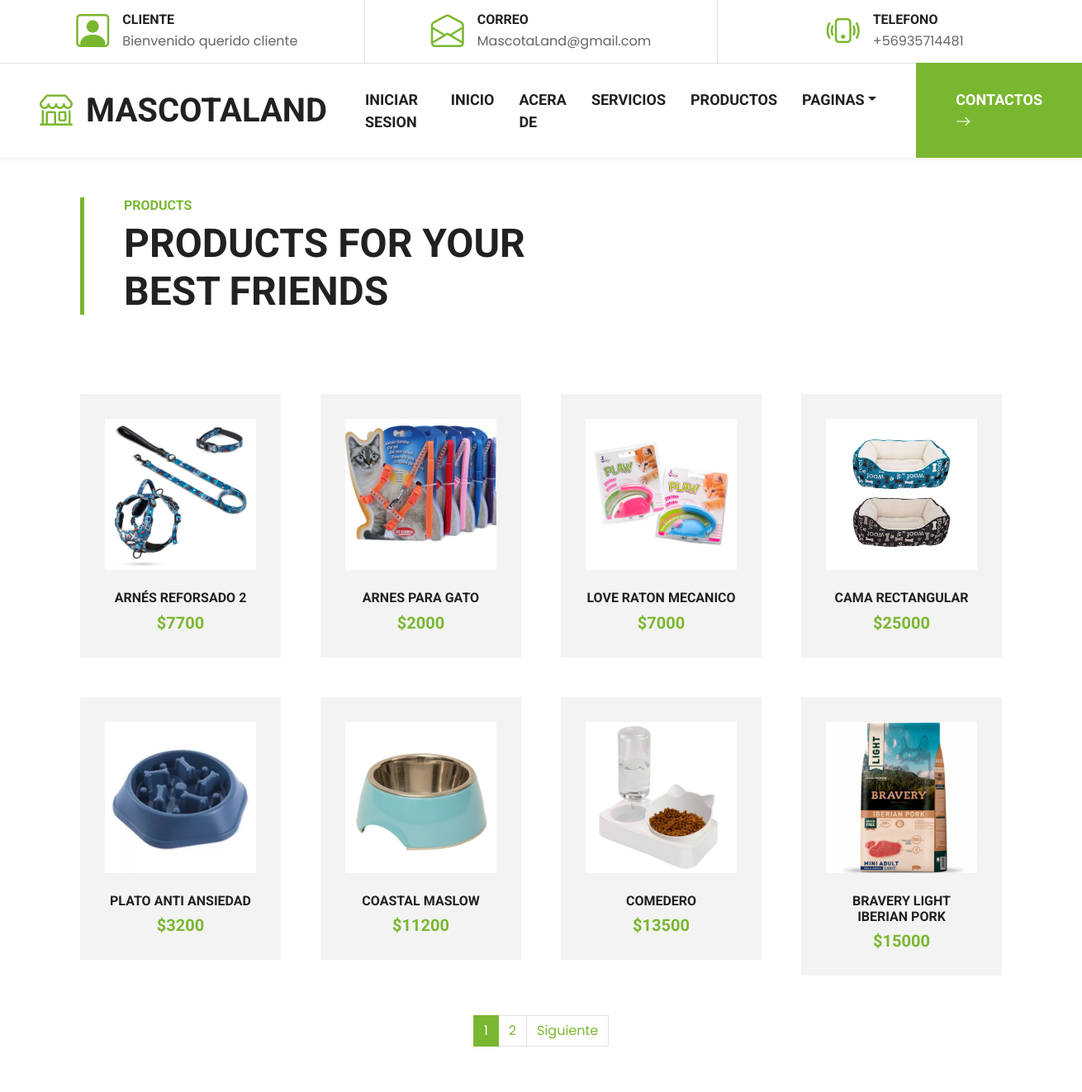
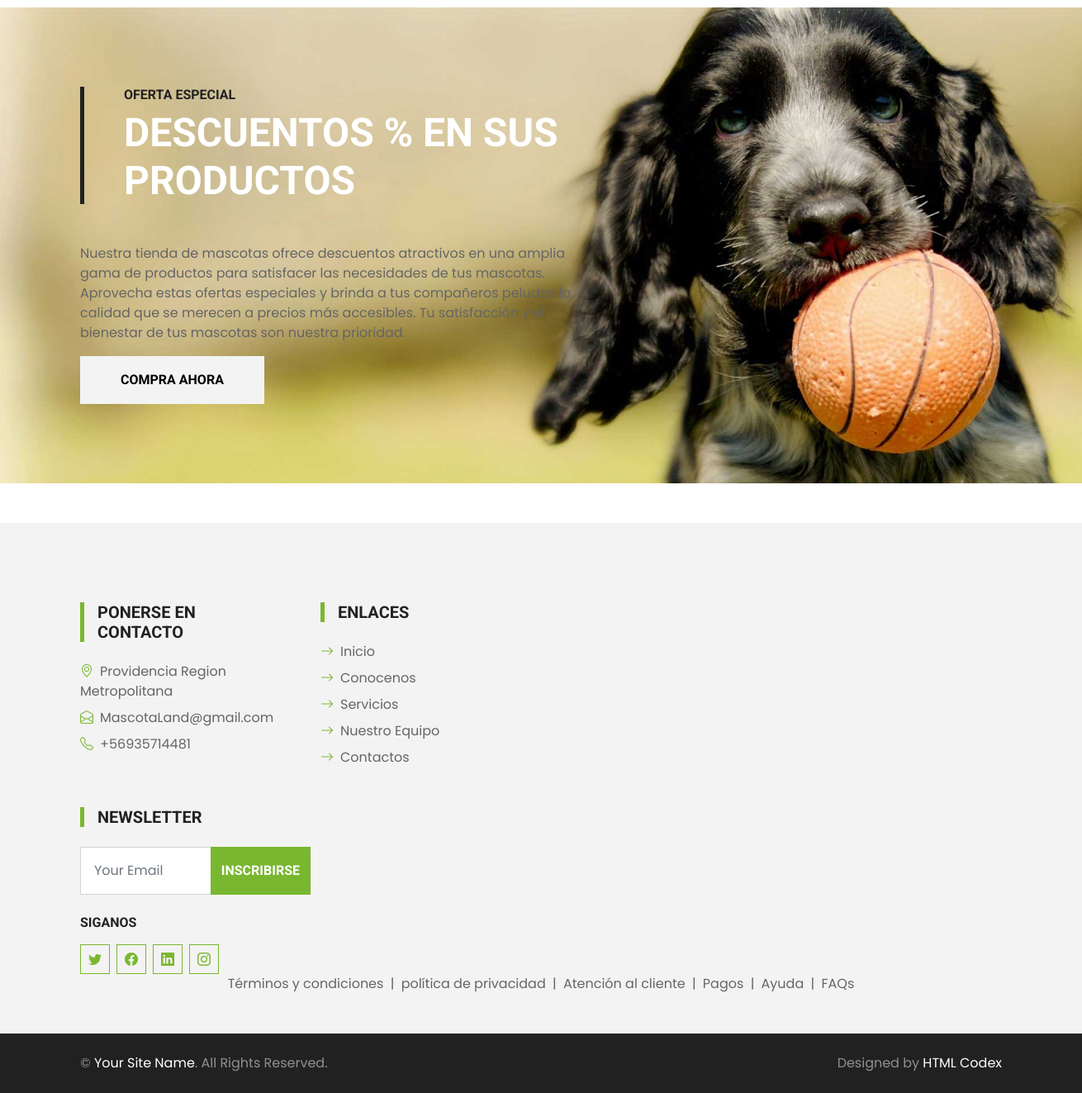
The app's page /product/ with its own data (2 pictures, top to bottom).
### core/models.py (models this page shows, shortened)
class Producto(models.Model):
    nombre = models.CharField(max_length=50)
    precio = models.IntegerField()
    stock = models.IntegerField()
    descripcion = models.CharField(max_length=250)
    tipo = models.ForeignKey(TipoProducto, on_delete=models.CASCADE)
    imagen = models.ImageField(null=True,blank=True)
    vigente = models.BooleanField()

### core/views.py (the view)
# urls.py: path('product/', product, name="product"),
def product(request):
    productosAll = Producto.objects.all() # SELECT * FROM producto
    page = request.GET.get('page', 1) # OBTENEMOS LA VARIABLE DE LA URL, SI NO EXISTE NADA DEVUELVE 1
    try:
        paginator = Paginator(productosAll, 8)
        productosAll = paginator.page(page)
    except:
        raise Http404
    data = {
        'listado': productosAll,
        'paginator': paginator
    }
    return render(request, 'core/product.html', data)

### core/templates/core/product.html (shortened to what this page needs)
{% extends 'core/base.html' %}
{% load static %}
{% block contenido %}
<div class="container-fluid py-5">
    <div class="container">
      <div class="border-start border-5 border-primary ps-5 mb-5" style="max-width: 600px">
        <h6 class="text-primary text-uppercase">Products</h6>
        <h1 class="display-5 text-uppercase mb-0">
          Products For Your Best Friends
        </h1>
      </div>
    </div>
  </div>
  <div class="container">
    <div class="row gx-5 justify-content-start">
      {% for aux in listado %} {% if aux.vigente == 1 %}
      <div class="col-md-6 col-lg-3">
        <div class="product">
          <div class="pb-5">
            <div class="product-item position-relative bg-light d-flex flex-column text-center">
              {% if aux.imagen %}
              <img class="img-fluid mb-4" src="{{ aux.imagen.url }}" alt="Imagen no encontrada if" />
              {% else %}
              <img class="img-fluid mb-4" src="{% static 'core/img/about.jpg' %}" alt="Imagen no encontrada else" />
              {% endif %}
              <h6 class="text-uppercase">{{ aux.nombre }}</h6>
              <h5 class="text-primary mb-0">${{ aux.precio }}</h5>
            </div>
          </div>
        </div>
      </div>
      {% endif %} {% endfor %}
    </div>
    {% include 'core/paginator.html' %}
  </div>
<div class="container-fluid bg-offer my-5 py-5">
  <div class="container py-5">
    <div class="row gx-5 justify-content-start">
      <div class="col-lg-7">
        <div class="border-start border-5 border-dark ps-5 mb-5">
          <h6 class="text-dark text-uppercase">Oferta especial</h6>
          <h1 class="display-5 text-uppercase text-white mb-0">
            Descuentos % En sus Productos
          </h1>
        </div>
        <p class="text-white mb-4">
          <div class="d-flex align-items-center justify-content-between mb-1">
            <span>Nuestra tienda de mascotas ofrece descuentos atractivos en una amplia gama de productos para satisfacer las necesidades de tus mascotas. Aprovecha estas ofertas especiales y brinda a tus compañeros peludos la calidad que se merecen a precios más accesibles. Tu satisfacción y el bienestar de tus mascotas son nuestra prioridad.
            </span>
          </div>
        </p>
        <a href="{% url 'price'%}" class="btn btn-light py-md-3 px-md-5 me-3">Compra ahora</a>
      </div>
    </div>
  </div>
</div>
{% endblock %}

### core/templates/core/base.html (shortened to what this page needs)
{% load static %}
<!DOCTYPE html>
<html lang="en">
<head>
    <link href="https://cdn.jsdelivr.net/npm/bootstrap-icons@1.4.1/font/bootstrap-icons.css" rel="stylesheet">
    <link href="{% static 'core/lib/flaticon/font/flaticon.css' %}" rel="stylesheet">
    <link href="{% static 'core/lib/owlcarousel/assets/owl.carousel.min.css' %}" rel="stylesheet">
    <link href="{% static 'core/css/bootstrap.min.css' %}" rel="stylesheet">
    <link href="{% static 'core/css/style.css' %}" rel="stylesheet">
</head>
<body>
    <div class="container-fluid border-bottom d-none d-lg-block">
        <div class="row gx-0">
            <div class="col-lg-4 text-center py-2">
                <div class="d-inline-flex align-items-center">
                    <i class="bi bi-person-square fs-1 text-primary me-3"></i>
                    <div class="text-start">
                        <h6 class="text-uppercase mb-1">Cliente</h6>
                        {% if user.is_authenticated %}
                        <span>Bienvenido: {{user.username}}</span>
                        {% else %}
                        <span>Bienvenido querido cliente </span>
                        {% endif %}
                    </div>
                </div>
            </div>
            <div class="col-lg-4 text-center border-start border-end py-2">
                <div class="d-inline-flex align-items-center">
                    <i class="bi bi-envelope-open fs-1 text-primary me-3"></i>
                    <div class="text-start">
                        <h6 class="text-uppercase mb-1">Correo</h6>
                        <span>MascotaLand@gmail.com</span>
                    </div>
                </div>
            </div>
            <div class="col-lg-4 text-center py-2">
                <div class="d-inline-flex align-items-center">
                    <i class="bi bi-phone-vibrate fs-1 text-primary me-3"></i>
                    <div class="text-start">
                        <h6 class="text-uppercase mb-1">Telefono</h6>
                        <span>+56935714481</span>
                    </div>
                </div>
            </div>
        </div>
    </div>
    <nav class="navbar navbar-expand-lg bg-white navbar-light shadow-sm py-3 py-lg-0 px-3 px-lg-0">
        <a href="{% url 'index'%}" class="navbar-brand ms-lg-5">
            <h1 class="m-0 text-uppercase text-dark"><i class="bi bi-shop fs-1 text-primary me-3"></i>MascotaLand</h1>
        </a>
        <div class="collapse navbar-collapse" id="navbarCollapse">
            <div class="navbar-nav ms-auto py-0">
                {% if user.is_authenticated %}
                <a href="{% url 'logout' %}" class="nav-item nav-link ">Cerrar sesion</a>
                {% else %}
                <a href="{% url 'login' %}" class="nav-item nav-link ">Iniciar sesion</a>
                {% endif %}
                <a href="{% url 'index'%}" class="nav-item nav-link ">Inicio</a>
                <a href="{% url 'about'%}" class="nav-item nav-link">Acera De</a>
                <a href="{% url 'service'%}" class="nav-item nav-link">Servicios</a>
                <a href="{% url 'product'%}" class="nav-item nav-link">Productos</a>
                <div class="nav-item dropdown">
                    <a href="#" class="nav-link dropdown-toggle" data-bs-toggle="dropdown">Paginas</a>
                </div>
                <a href="{% url 'contact' %}" class="nav-item nav-link nav-contact bg-primary text-white px-5 ms-lg-5">Contactos
                    <i class="bi bi-arrow-right"></i></a>
            </div>
        </div>
    </nav>
    {% block contenido %}
    {% endblock %}
    <div class="container-fluid bg-light mt-5 py-5">
        <div class="container pt-5">
            <div class="row g-5">
                <div class="col-lg-3 col-md-6">
                    <h5 class="text-uppercase border-start border-5 border-primary ps-3 mb-4">Ponerse en contacto</h5>
                    <p class="mb-2"><i class="bi bi-geo-alt text-primary me-2"></i>Providencia Region Metropolitana</p>
                    <p class="mb-2"><i class="bi bi-envelope-open text-primary me-2"></i>MascotaLand@gmail.com</p>
                    <p class="mb-0"><i class="bi bi-telephone text-primary me-2"></i>+56935714481</p>
                </div>
                <div class="col-lg-3 col-md-6">
                    <h5 class="text-uppercase border-start border-5 border-primary ps-3 mb-4">Enlaces</h5>
                    <div class="d-flex flex-column justify-content-start">
                        <a class="text-body mb-2" href="{% url 'index'%}"><i class="bi bi-arrow-right text-primary me-2"></i>Inicio</a>
                        <a class="text-body mb-2" href="{% url 'about'%}"><i class="bi bi-arrow-right text-primary me-2"></i>Conocenos</a>
                        <a class="text-body mb-2" href="{% url 'service'%}"><i class="bi bi-arrow-right text-primary me-2"></i>Servicios</a>
                        <a class="text-body mb-2" href="{% url 'team'%}"><i class="bi bi-arrow-right text-primary me-2"></i>Nuestro Equipo</a>
                        <a class="text-body" href="{% url 'contact' %}"><i class="bi bi-arrow-right text-primary me-2"></i>Contactos</a>
                    </div>
                </div>
                </div>
                <div class="col-lg-3 col-md-6">
                    <h5 class="text-uppercase border-start border-5 border-primary ps-3 mb-4">Newsletter</h5>
                    <form action="">
                        <div class="input-group">
                            <input type="text" class="form-control p-3" placeholder="Your Email">
                            <button class="btn btn-primary">Inscribirse</button>
                        </div>
                    </form>
                    <h6 class="text-uppercase mt-4 mb-3">Siganos</h6>
                    <div class="d-flex">
                        <a class="btn btn-outline-primary btn-square me-2" href="#"><i class="bi bi-twitter"></i></a>
                        <a class="btn btn-outline-primary btn-square me-2" href="#"><i class="bi bi-facebook"></i></a>
                        <a class="btn btn-outline-primary btn-square me-2" href="#"><i class="bi bi-linkedin"></i></a>
                        <a class="btn btn-outline-primary btn-square" href="#"><i class="bi bi-instagram"></i></a>
                    </div>
                </div>
                <div class="col-12 text-center text-body">
                    <a class="text-body" href="">Términos y condiciones</a>
                    <span class="mx-1">|</span>
                    <a class="text-body" href="">política de privacidad</a>
                    <span class="mx-1">|</span>
                    <a class="text-body" href="">Atención al cliente</a>
                    <span class="mx-1">|</span>
                    <a class="text-body" href="">Pagos</a>
                    <span class="mx-1">|</span>
                    <a class="text-body" href="">Ayuda</a>
                    <span class="mx-1">|</span>
                    <a class="text-body" href="">FAQs</a>
                </div>
            </div>
        </div>
    <div class="container-fluid bg-dark text-white-50 py-4">
        <div class="container">
            <div class="row g-5">
                <div class="col-md-6 text-center text-md-start">
                    <p class="mb-md-0">&copy; <a class="text-white" href="#">Your Site Name</a>. All Rights Reserved.
                    </p>
                </div>
                <div class="col-md-6 text-center text-md-end">
                    <p class="mb-0">Designed by <a class="text-white" href="https://htmlcodex.com">HTML Codex</a></p>
                </div>
            </div>
        </div>
    </div>
</body>
</html>

### core/templates/core/paginator.html (shortened to what this page needs)
{% if paginator.num_pages > 1%}
<div class="d-flex justify-content-center">
    <ul class="pagination">
        {% for page in paginator.page_range %}
            {% if page < 7 or page == listado.number %}
            <li class="page-item {% if page == listado.number %}active{% endif %}">
                <a class="page-link" href="?page={{ page }}#pagtable">{{ page }}</a>
            </li>
            {% endif %}
        {% endfor %}
        {% if listado.has_next %}
            <li class="page-item d-none d-sm-block">
                <a class="page-link" href="?page={{ listado.next_page_number }}#pagtable">Siguiente</a>
            </li>
        {% endif %}
    </ul>
</div>
{% endif %}

### core/static/core/css/style.css (style rules this page uses)
:root { --primary: #7AB730; --secondary: #FFD33C; --light: #F3F3F3; --dark: #212121; }
.btn { font-family: 'Roboto', sans-serif; text-transform: uppercase; font-weight: 700; transition: .5s; }
.btn-primary { color: #FFFFFF; }
.btn-square { width: 36px; height: 36px; }
.btn-square, .btn-sm-square, .btn-lg-square { padding-left: 0; padding-right: 0; text-align: center; }
.navbar-light .navbar-nav .nav-link { font-family: 'Roboto', sans-serif; position: relative; margin-left: 30px; padding: 30px 0; font-size: 18px; font-weight: 700; text-transform: uppercase; color: var(--dark); outline: none; transition: .5s; }
@media (min-width: 992px) { .navbar-light .navbar-nav .nav-link::before { position: absolute; content: ""; width: 0; height: 7px; top: -4px; left: 50%; background: var(--primary); transition: .5s; } }
@media (min-width: 992px) { .navbar-light .navbar-nav .nav-link.nav-contact::before { width: 100%; height: 1px; top: -1px; left: 0; } }
.product-item { padding: 30px; }
.bg-offer { background: url(../img/offer.jpg) top right no-repeat; background-size: cover; }

### records on screen
Producto: imagen (picture), nombre "ARNÉS REFORSADO 2", precio "7700"
Producto: imagen (picture), nombre "ARNES PARA GATO", precio "2000"
Producto: imagen (picture), nombre "LOVE RATON MECANICO", precio "7000"
Producto: imagen (picture), nombre "CAMA RECTANGULAR", precio "25000"
Producto: imagen (picture), nombre "PLATO ANTI ANSIEDAD", precio "3200"
Producto: imagen (picture), nombre "COASTAL MASLOW", precio "11200"
Producto: imagen (picture), nombre "COMEDERO", precio "13500"
Producto: imagen (picture), nombre "BRAVERY LIGHT IBERIAN PORK", precio "15000"

### other values on screen
{{ page }} "1" "2"
